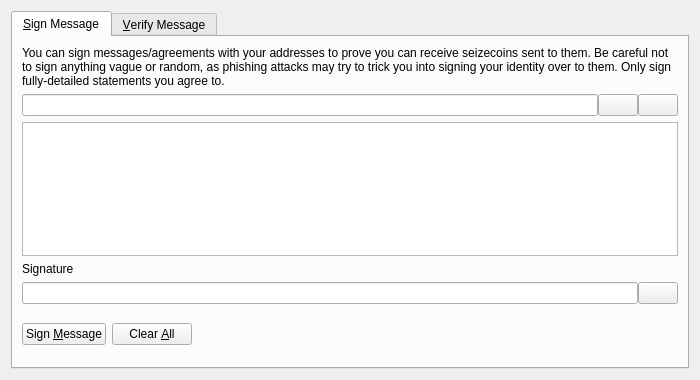
<?xml version="1.0" encoding="UTF-8"?>
<ui version="4.0">
 <class>SignVerifyMessageDialog</class>
 <widget class="QDialog" name="SignVerifyMessageDialog">
  <property name="geometry">
   <rect>
    <x>0</x>
    <y>0</y>
    <width>700</width>
    <height>380</height>
   </rect>
  </property>
  <property name="windowTitle">
   <string>Signatures - Sign / Verify a Message</string>
  </property>
  <property name="modal">
   <bool>true</bool>
  </property>
  <layout class="QVBoxLayout" name="verticalLayout">
   <item>
    <widget class="QTabWidget" name="tabWidget">
     <property name="currentIndex">
      <number>0</number>
     </property>
     <widget class="QWidget" name="tabSignMessage">
      <attribute name="title">
       <string>&amp;Sign Message</string>
      </attribute>
      <layout class="QVBoxLayout" name="verticalLayout_SM">
       <item>
        <widget class="QLabel" name="infoLabel_SM">
         <property name="text">
          <string>You can sign messages/agreements with your addresses to prove you can receive seizecoins sent to them. Be careful not to sign anything vague or random, as phishing attacks may try to trick you into signing your identity over to them. Only sign fully-detailed statements you agree to.</string>
         </property>
         <property name="textFormat">
          <enum>Qt::PlainText</enum>
         </property>
         <property name="wordWrap">
          <bool>true</bool>
         </property>
        </widget>
       </item>
       <item>
        <layout class="QHBoxLayout" name="horizontalLayout_1_SM">
         <property name="spacing">
          <number>0</number>
         </property>
         <item>
          <widget class="QValidatedLineEdit" name="addressIn_SM">
           <property name="toolTip">
            <string>The Seizecoin address to sign the message with</string>
           </property>
          </widget>
         </item>
         <item>
          <widget class="QPushButton" name="addressBookButton_SM">
           <property name="toolTip">
            <string>Choose previously used address</string>
           </property>
           <property name="text">
            <string/>
           </property>
           <property name="icon">
            <iconset resource="../bitcoin.qrc">
             <normaloff>:/icons/address-book</normaloff>:/icons/address-book</iconset>
           </property>
           <property name="shortcut">
            <string>Alt+A</string>
           </property>
           <property name="autoDefault">
            <bool>false</bool>
           </property>
          </widget>
         </item>
         <item>
          <widget class="QPushButton" name="pasteButton_SM">
           <property name="toolTip">
            <string>Paste address from clipboard</string>
           </property>
           <property name="text">
            <string/>
           </property>
           <property name="icon">
            <iconset resource="../bitcoin.qrc">
             <normaloff>:/icons/editpaste</normaloff>:/icons/editpaste</iconset>
           </property>
           <property name="shortcut">
            <string>Alt+P</string>
           </property>
           <property name="autoDefault">
            <bool>false</bool>
           </property>
          </widget>
         </item>
        </layout>
       </item>
       <item>
        <widget class="QPlainTextEdit" name="messageIn_SM">
         <property name="toolTip">
          <string>Enter the message you want to sign here</string>
         </property>
        </widget>
       </item>
       <item>
        <widget class="QLabel" name="signatureLabel_SM">
         <property name="text">
          <string>Signature</string>
         </property>
         <property name="textFormat">
          <enum>Qt::PlainText</enum>
         </property>
        </widget>
       </item>
       <item>
        <layout class="QHBoxLayout" name="horizontalLayout_2_SM">
         <property name="spacing">
          <number>0</number>
         </property>
         <item>
          <widget class="QLineEdit" name="signatureOut_SM">
           <property name="font">
            <font>
             <italic>true</italic>
            </font>
           </property>
           <property name="readOnly">
            <bool>true</bool>
           </property>
          </widget>
         </item>
         <item>
          <widget class="QPushButton" name="copySignatureButton_SM">
           <property name="toolTip">
            <string>Copy the current signature to the system clipboard</string>
           </property>
           <property name="text">
            <string/>
           </property>
           <property name="icon">
            <iconset resource="../bitcoin.qrc">
             <normaloff>:/icons/editcopy</normaloff>:/icons/editcopy</iconset>
           </property>
           <property name="autoDefault">
            <bool>false</bool>
           </property>
          </widget>
         </item>
        </layout>
       </item>
       <item>
        <layout class="QHBoxLayout" name="horizontalLayout_3_SM">
         <item>
          <widget class="QPushButton" name="signMessageButton_SM">
           <property name="toolTip">
            <string>Sign the message to prove you own this Seizecoin address</string>
           </property>
           <property name="text">
            <string>Sign &amp;Message</string>
           </property>
           <property name="icon">
            <iconset resource="../bitcoin.qrc">
             <normaloff>:/icons/edit</normaloff>:/icons/edit</iconset>
           </property>
           <property name="autoDefault">
            <bool>false</bool>
           </property>
          </widget>
         </item>
         <item>
          <widget class="QPushButton" name="clearButton_SM">
           <property name="toolTip">
            <string>Reset all sign message fields</string>
           </property>
           <property name="text">
            <string>Clear &amp;All</string>
           </property>
           <property name="icon">
            <iconset resource="../bitcoin.qrc">
             <normaloff>:/icons/remove</normaloff>:/icons/remove</iconset>
           </property>
           <property name="autoDefault">
            <bool>false</bool>
           </property>
          </widget>
         </item>
         <item>
          <spacer name="horizontalSpacer_1_SM">
           <property name="orientation">
            <enum>Qt::Horizontal</enum>
           </property>
           <property name="sizeHint" stdset="0">
            <size>
             <width>40</width>
             <height>48</height>
            </size>
           </property>
          </spacer>
         </item>
         <item>
          <widget class="QLabel" name="statusLabel_SM">
           <property name="font">
            <font>
             <weight>75</weight>
             <bold>true</bold>
            </font>
           </property>
           <property name="text">
            <string/>
           </property>
           <property name="wordWrap">
            <bool>true</bool>
           </property>
          </widget>
         </item>
         <item>
          <spacer name="horizontalSpacer_2_SM">
           <property name="orientation">
            <enum>Qt::Horizontal</enum>
           </property>
           <property name="sizeHint" stdset="0">
            <size>
             <width>40</width>
             <height>48</height>
            </size>
           </property>
          </spacer>
         </item>
        </layout>
       </item>
      </layout>
     </widget>
     <widget class="QWidget" name="tabVerifyMessage">
      <attribute name="title">
       <string>&amp;Verify Message</string>
      </attribute>
      <layout class="QVBoxLayout" name="verticalLayout_VM">
       <item>
        <widget class="QLabel" name="infoLabel_VM">
         <property name="text">
          <string>Enter the receiver's address, message (ensure you copy line breaks, spaces, tabs, etc. exactly) and signature below to verify the message. Be careful not to read more into the signature than what is in the signed message itself, to avoid being tricked by a man-in-the-middle attack. Note that this only proves the signing party receives with the address, it cannot prove sendership of any transaction!</string>
         </property>
         <property name="textFormat">
          <enum>Qt::PlainText</enum>
         </property>
         <property name="alignment">
          <set>Qt::AlignLeading|Qt::AlignLeft|Qt::AlignTop</set>
         </property>
         <property name="wordWrap">
          <bool>true</bool>
         </property>
        </widget>
       </item>
       <item>
        <layout class="QHBoxLayout" name="horizontalLayout_1_VM">
         <property name="spacing">
          <number>0</number>
         </property>
         <item>
          <widget class="QValidatedLineEdit" name="addressIn_VM">
           <property name="toolTip">
            <string>The Seizecoin address the message was signed with</string>
           </property>
          </widget>
         </item>
         <item>
          <widget class="QPushButton" name="addressBookButton_VM">
           <property name="toolTip">
            <string>Choose previously used address</string>
           </property>
           <property name="text">
            <string/>
           </property>
           <property name="icon">
            <iconset resource="../bitcoin.qrc">
             <normaloff>:/icons/address-book</normaloff>:/icons/address-book</iconset>
           </property>
           <property name="shortcut">
            <string>Alt+A</string>
           </property>
           <property name="autoDefault">
            <bool>false</bool>
           </property>
          </widget>
         </item>
        </layout>
       </item>
       <item>
        <widget class="QPlainTextEdit" name="messageIn_VM"/>
       </item>
       <item>
        <widget class="QValidatedLineEdit" name="signatureIn_VM"/>
       </item>
       <item>
        <layout class="QHBoxLayout" name="horizontalLayout_2_VM">
         <item>
          <widget class="QPushButton" name="verifyMessageButton_VM">
           <property name="toolTip">
            <string>Verify the message to ensure it was signed with the specified Seizecoin address</string>
           </property>
           <property name="text">
            <string>Verify &amp;Message</string>
           </property>
           <property name="icon">
            <iconset resource="../bitcoin.qrc">
             <normaloff>:/icons/transaction_0</normaloff>:/icons/transaction_0</iconset>
           </property>
           <property name="autoDefault">
            <bool>false</bool>
           </property>
          </widget>
         </item>
         <item>
          <widget class="QPushButton" name="clearButton_VM">
           <property name="toolTip">
            <string>Reset all verify message fields</string>
           </property>
           <property name="text">
            <string>Clear &amp;All</string>
           </property>
           <property name="icon">
            <iconset resource="../bitcoin.qrc">
             <normaloff>:/icons/remove</normaloff>:/icons/remove</iconset>
           </property>
           <property name="autoDefault">
            <bool>false</bool>
           </property>
          </widget>
         </item>
         <item>
          <spacer name="horizontalSpacer_1_VM">
           <property name="orientation">
            <enum>Qt::Horizontal</enum>
           </property>
           <property name="sizeHint" stdset="0">
            <size>
             <width>40</width>
             <height>48</height>
            </size>
           </property>
          </spacer>
         </item>
         <item>
          <widget class="QLabel" name="statusLabel_VM">
           <property name="font">
            <font>
             <weight>75</weight>
             <bold>true</bold>
            </font>
           </property>
           <property name="text">
            <string/>
           </property>
           <property name="wordWrap">
            <bool>true</bool>
           </property>
          </widget>
         </item>
         <item>
          <spacer name="horizontalSpacer_2_VM">
           <property name="orientation">
            <enum>Qt::Horizontal</enum>
           </property>
           <property name="sizeHint" stdset="0">
            <size>
             <width>40</width>
             <height>48</height>
            </size>
           </property>
          </spacer>
         </item>
        </layout>
       </item>
      </layout>
     </widget>
    </widget>
   </item>
  </layout>
 </widget>
 <customwidgets>
  <customwidget>
   <class>QValidatedLineEdit</class>
   <extends>QLineEdit</extends>
   <header>qt/qvalidatedlineedit.h</header>
  </customwidget>
 </customwidgets>
 <resources>
  <include location="../bitcoin.qrc"/>
 </resources>
 <connections/>
</ui>
